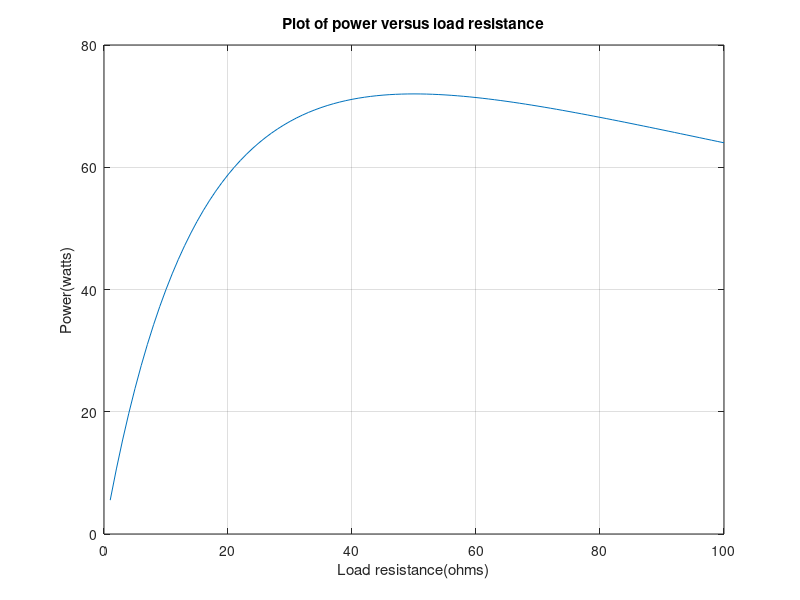

This chart was generated by the following MATLAB code:
%Script file:calc_power.m
%Purpose:
% To calculate and plot the power supplied to a load as
% a function of the load resistance.
%
% Record of revisions:
% Date Programmer Descriptionofchange
% ==== ========== =====================
% 12/01/98 S.J.Chapman Original code
%
%Define variables:
% amps --Current flow to load(amps)
% pl --Power supplied to load(watts)
% rl --Resistance of the load(ohms)
% rs --Internal resistance of the power source(ohms)
% volts --Voltage of the power source(volts)
%Set the values of source voltage and internal resistance
volts=120;
rs=50;
%Create an array of load resistances
rl=1:1:100;
%Calculate the current flow for each resistance
amps=volts./(rs+rl);
%Calculate the power supplied to the load
pl=(amps.^2).*rl;
%Plot the power versus load resistance
plot(rl,pl);
title('Plot of power versus load resistance');
xlabel('Load resistance(ohms)');
ylabel('Power(watts)');
grid on;